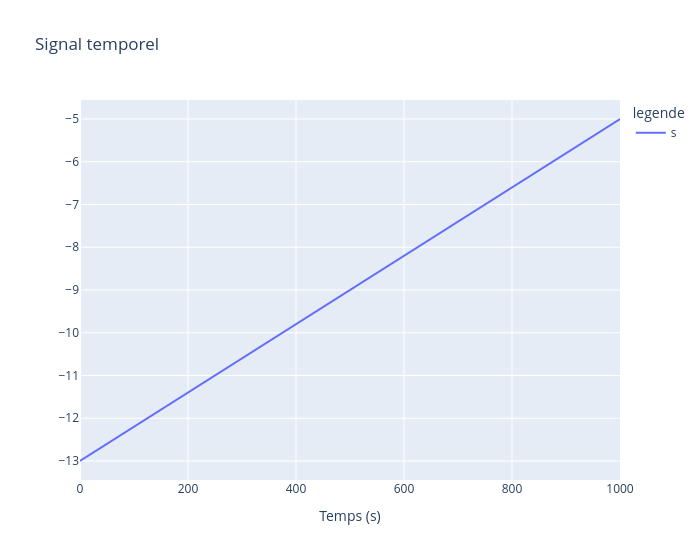

The notebook cell this image was saved under:
### Code cell
# affichage du signal s
Npts_to_plot = N

df_s = pd.DataFrame({'x': ts[:Npts_to_plot], 'y': s[:Npts_to_plot], 'legende':'s'})
fig = px.line(df_s, x='x',  y='y', color='legende', labels={'x':'Temps (s)', 'y':''}, title='Signal temporel', width=700)
fig.show()

### Figure 1 — Plotly figure (JSON) as saved in the notebook; plotly's stock layout.template omitted (floating-point values rounded to 4 significant figures)
{"data": [{"hovertemplate": "legende=s<br>Temps (s)=%{x}<br>=%{y}<extra></extra>", "legendgroup": "s", "line": {"color": "#636efa", "dash": "solid"}, "marker": {"symbol": "circle"}, "mode": "lines", "name": "s", "orientation": "v", "showlegend": true, "type": "scatter", "x": [0.0, 500.0, 1000.0], "xaxis": "x", "y": [-13, -9, -5], "yaxis": "y"}], "layout": {"legend": {"title": {"text": "legende"}, "tracegroupgap": 0}, "title": {"text": "Signal temporel"}, "width": 700, "xaxis": {"anchor": "y", "domain": [0, 1], "title": {"text": "Temps (s)"}}, "yaxis": {"anchor": "x", "domain": [0, 1], "title": {"text": ""}}}}
